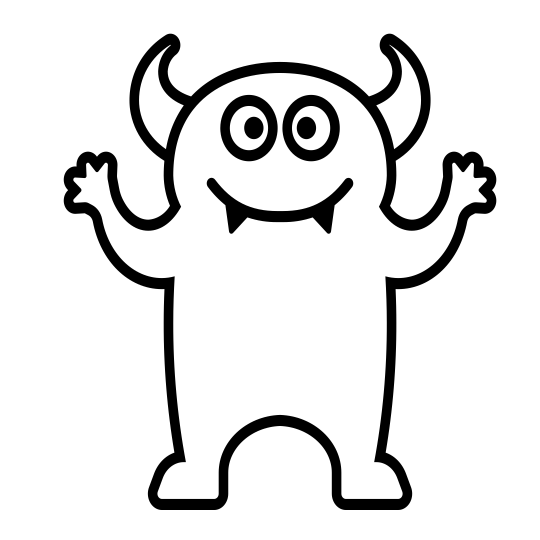
#> input picture Transm_E04.png, 1080 x 1080 px (shown at 1/2 size); the run also reads 1 picture not shown here
$ jupyter execute --allow-errors Actividad_1_IO.ipynb
#> lines starting #> are read from the running program, lines starting #| are printed output that depends on the picture; after the words box and inside, x2 and y2 are one past the last pixel; in counts of white or black regions, pixels touching at a corner belong together; long printed decimals are rounded
#Análisis Computacional y Experimental de Procesos Difractivos: Implementación, Validación y Estudio de Autoimágenes

Autores:

    Juan José Zapata Moreno (juazapatamo@unal.edu.co)

    Alejandro Anaya (aanayal@unal.edu.co)

    Esteban Celis Hincapié (ecelish@unal.edu.co)

Fecha: 27 de Septiembre de 2025

Curso: Instrumentos Ópticos

En este notebook, simulamos la propagación de un campo óptico en el espacio libre utilizando el método de difracción por espectro angular. Este método se basa en la idea de que cualquier campo complejo puede ser descompuesto en una suma de ondas planas (su espectro angular) a través de la Transformada de Fourier.

[cell 1]
#@title Librerias

import numpy as np
import matplotlib.pyplot as plt
import cv2

# Definición de Funciones Principales"

## Difracción Computacional por Espectro Angular

En este bloque implementaremos una función en Python (Colab) que simula la **propagación de un campo óptico en el espacio libre** usando el método del **Espectro Angular**.

El procedimiento sigue los pasos teóricos mostrados en la formulación:

1. Tomar o generar el campo inicial \( U[n,m,0] \).
2. Calcular su transformada de Fourier \( A[p,q,0] \).
3. Aplicar el factor de propagación para obtener \( A[p,q,z] \).
4. Regresar al dominio espacial mediante la transformada inversa (IFFT).
5. Reordenar el campo (shift) para visualizar correctamente el resultado.

De esta forma, podremos propagar cualquier distribución inicial de amplitud y fase a una distancia \( z \) determinada, considerando la longitud de onda y la discretización espacial.

[cell 2]
def fft_propagacion_espectro_angular(
    campo_inicial: np.ndarray,
    nx: int,
    ny: int,
    x_min: float,
    x_max: float,
    distancia_z: float,
    lambda_: float,
    y_min: float = None,
    y_max: float = None
    )-> np.ndarray:
    """
    Calcula la propagación de un campo óptico en el espacio libre usando
    el método del espectro angular basado en la FFT.

    Parameters
    ----------
    campo_inicial : np.ndarray
        Campo complejo 2D (amplitud y fase) en el plano inicial (z=0). Puede ser una imagen en escala de grises.

    nx, ny : int
        Número de puntos de muestreo en las direcciones x e y. Definen la resolución de la cuadrícula de simulación.

    x_min, x_max : float
        Límites físicos del eje x en el plano inicial (ej. en milímetros).

    distancia_z : float
        Distancia de propagación a lo largo del eje z.

    lambda_ : float
        Longitud de onda del campo óptico en las mismas unidades que los límites espaciales.

    y_min, y_max : float, opcional
        Límites físicos del eje y. Si no se especifican, se asume que son iguales a los de x (x_min, x_max).

    Returns
    -------
    np.ndarray
        Intensidad del campo propagado a la distancia z.

    Raises
    ------
    ValueError
        Si los parámetros de entrada no son físicamente válidos.
    """
    # Si no se especifica y_min y y_max, usaremos los mismos valores de x_min y x_max
    if y_min is None: y_min = x_min
    if y_max is None: y_max = x_max

    # Verificación de posibles errores
    if lambda_ <= 0:
        raise ValueError("lambda debe ser mayor que cero")

    #if distancia_z <= 0:
    #    raise ValueError("distancia_z debe ser mayor que cero")

    if nx <= 0 or ny <= 0:
        raise ValueError("nx y ny deben ser mayores que cero")

    if x_min >= x_max or y_min >= y_max:
        raise ValueError("x_min debe ser menor que x_max y y_min debe ser menor que y_max")

    # Verificar o transformar a escala de grises
    if len(campo_inicial.shape) == 3:
        campo_inicial = cv2.cvtColor(campo_inicial, cv2.COLOR_BGR2GRAY)
    elif len(campo_inicial.shape) == 2:
        pass
    else:
        raise ValueError("El campo inicial tiene una forma inesperada")

    campo_inicial = campo_inicial.astype(np.float64)

    # Redimensionar para que concuerde con la cantidad de muestras
    # Asegurar que la imagen de entrada coincida con nx y ny
    if campo_inicial.shape[::-1] != (nx, ny):
        campo_inicial = cv2.resize(campo_inicial, (nx, ny), interpolation=cv2.INTER_AREA)

    # Normalizar el campo inicial
    campo_inicial = campo_inicial / 255.0

    # Calcular los pasos espaciales
    dx = (x_max - x_min) / (nx - 1)
    dy = (y_max - y_min) / (ny - 1)

    # Calcular las frecuencias espaciales
    fx = np.fft.fftfreq(nx, d=dx)
    fy = np.fft.fftfreq(ny, d=dy)

    # Crear los términos de frecuencia al cuadrado para la función de transferencia
    # fx tiene longitud nx, fy tiene longitud ny.
    # Necesitamos una malla 2D donde cada elemento (i, j) sea fx[j]^2 + fy[i]^2
    # np.add.outer(fy**2, fx**2) crea una matriz de forma (ny, nx)
    FX2_plus_FY2 = np.add.outer(fy**2, fx**2)


    # Verificar la condición de muestreo adecuado (segunda imagen)
    # z <= M * (Δx)^2 / λ, donde M es el número de muestras y Δx es el tamaño del píxel
    M_efectivo = min(nx, ny)
    delta_x_max = max(dx, dy)  # Usamos el paso espacial más grande (más restrictivo)

    z_max_permitido = M_efectivo * (delta_x_max**2) / lambda_

    if distancia_z > z_max_permitido:
        print(f"La distancia z={distancia_z:.6f} excede el límite para evitar aliasing. "
                        f"Máximo permitido: z_max = {z_max_permitido:.6f}")

    print(f"Criterio de muestreo: z_max = {z_max_permitido:.6f}, z_actual = {distancia_z}")


    # FFT del campo inicial (ecuación A[p,q,0] = ...)
    # La FFT se realiza sobre la imagen de forma (ny, nx), resultando en un espectro de forma (ny, nx)
    A_pq_0 = np.fft.fft2(campo_inicial)

    # Función de transferencia del espectro angular
    # A[p,q,z] = A[p,q,0] * exp(i*z*k*sqrt(1-(λΔf)^2*(p^2+q^2)))
    k = 2 * np.pi / lambda_

    # Calcular el término bajo la raíz: 1 - λ^2 * (fx^2 + fy^2)
    # Usamos la matriz FX2_plus_FY2 que ya tiene la forma (ny, nx)
    termino_raiz = 1 - (lambda_**2) * FX2_plus_FY2


    # Filtrar ondas evanescentes (cuando el término bajo la raíz es negativo)
    mascara_propagantes = termino_raiz >= 0

    # Calcular la función de transferencia solo para ondas propagantes
    transferencia = np.zeros_like(termino_raiz, dtype=complex)
    # Aseguramos que la máscara tenga la misma forma que termino_raiz, lo cual debería ser (ny, nx)
    transferencia[mascara_propagantes] = np.exp(
        1j * distancia_z * k * np.sqrt(termino_raiz[mascara_propagantes])
    )


    # Aplicar la función de transferencia
    # A_pq_0 y transferencia ahora deberían tener la misma forma (ny, nx)
    A_pq_z = A_pq_0 * transferencia

    # IFFT para obtener el campo propagado (ecuación U[n,m,z] = ...)
    campo_propagado = np.fft.ifft2(A_pq_z)

    # Calcular la intensidad (|U|^2) y normalizar
    intensidad_propagada = np.abs(campo_propagado)**2

    # Normalizar al máximo
    if np.max(intensidad_propagada) > 0:
        intensidad_propagada = intensidad_propagada / np.max(intensidad_propagada)

    return intensidad_propagada

## Difracción Computacional por Transformada de Fresnel

A continuacion este bloque implementaremos una nuevafunción en Python (Colab) que simula la **propagación de un campo óptico en el espacio libre** con la diferencia de que ahora usaremos el metodo de la **Tranformada de Fresnel**.

El procedimiento sigue los pasos teóricos mostrados en la formulación:

1. Tomar o generar el campo inicial \( U[n,m,0] \).
2. Calcular su transformada de Fourier \( F0[p,q,0] \).
3. Aplicar la Función de transferencia para la propagación de Fresnel y obtener \( F[p,q,z] \).
4. Regresar al dominio espacial mediante la transformada inversa (IFFT).
5. Reordenar el campo (shift) para visualizar correctamente el resultado.

De esta forma, podremos propagar cualquier distribución inicial de amplitud y fase a una distancia z (con una condicion minima de valor de z) determinada, considerando la longitud de onda y la discretización espacial.

[cell 3]
#@title #Propagacion Transformada de Fresnel-FFT
# [124 lines left out: function fft_propagacion_transformada_fresnel, not called in this run]

#4. Simulación y Parámetros,
Aquí definimos todos los parámetros físicos y de la simulación. Puedes modificarlos para ver cómo cambian los resultados.

[cell 4]
# --- Librerías ---
import numpy as np
import matplotlib.pyplot as plt

# --- Parámetros de la Apertura ---
# Define la resolución y el tamaño físico de la imagen
N = 1024  # Resolución de la imagen (píxeles)
L = 5e-3  # Tamaño físico del campo [m]

# Define el radio de la apertura circular
radio_apertura = 0.5e-3  # Radio del círculo [m]

# --- Generación de Coordenadas ---
# Crea una malla de coordenadas para la imagen
dx = L / N
x = np.arange(-L/2, L/2, dx)
y = x
X, Y = np.meshgrid(x, y)

# --- Creación de la Apertura Circular ---
# 1. Se calcula la distancia de cada punto al centro (radio)
R = np.sqrt(X**2 + Y**2)

# 2. Se crea la apertura. Los puntos cuyo radio es menor que el
#    radio_apertura tendrán valor 1 (blanco), y el resto 0 (negro).
condicion = (R < radio_apertura)
apertura_circular = condicion.astype(float)

# --- Guardar la Apertura como Imagen PNG ---
# Se guarda la matriz directamente como una imagen en escala de grises.
# Este método no incluye ejes, títulos ni ningún otro elemento gráfico.
plt.imsave('Apertura_circular.png', apertura_circular, cmap='gray')
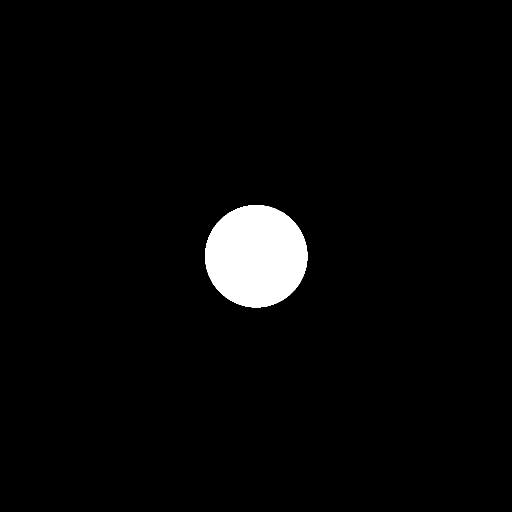
#> saved as Apertura_circular.png: shape (1024, 1024, 3) (shown at 1/2 size); 3.1% white; 1 white region, box (x1, y1, x2, y2) and area: (410, 410, 615, 615) 32937

# --- Visualización (Opcional) ---
# Esta parte es solo para que veas el resultado en pantalla.
# No afecta al archivo guardado.
plt.figure(figsize=(8, 8))
plt.imshow(apertura_circular, cmap='gray')
plt.axis('off') # Oculta los ejes en la visualización
plt.title('Visualización de la Apertura Generada')
plt.show()
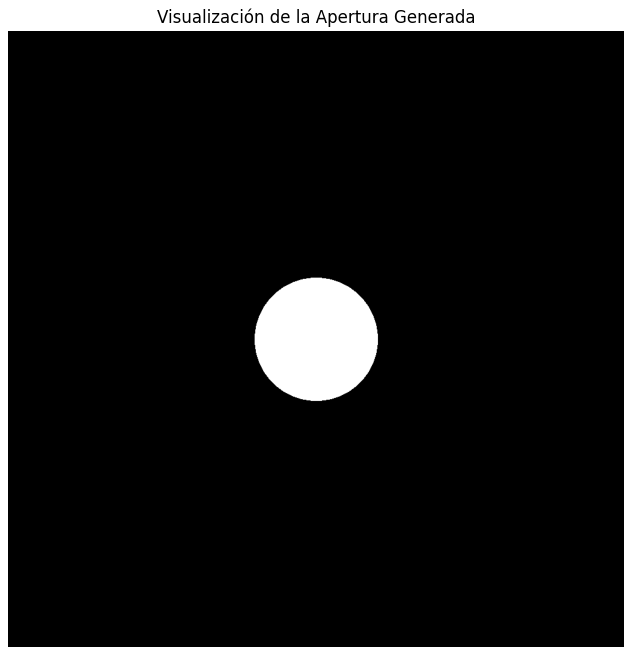
#> figure drawn by matplotlib, 1 panel

print("¡Imagen 'Apertura_circular.png' guardada exitosamente!")

[cell 5]
# --- Parámetros físicos ---
lambda_ = 633e-9        # Longitud de onda (633 nm, en metros)
z = 0.5    # Distancia de propagación (m)
dx = dy = 8e-6           # Paso de muestreo (m)

# --- Cargar imagen ---
img_path = "/content/Apertura_circular.png"
campo0 = cv2.imread(img_path, cv2.IMREAD_GRAYSCALE)
#> (the rest of this cell did not finish here and is left out)

[cell 6]
def crear_rejilla_ronchi(
    tamano_px=1024,
    tamano_fisico_mm=10.0,
    pares_lineas_por_mm=10
):
    """
    Genera una matriz 2D que representa una rejilla Ronchi.
    """
    periodo_mm = 1.0 / pares_lineas_por_mm
    px_por_mm = tamano_px / tamano_fisico_mm
    periodo_px = periodo_mm * px_por_mm

    # Generar un patrón de onda cuadrada 1D
    x = np.arange(tamano_px)
    patron_1d = ((x % periodo_px) < (periodo_px / 2)).astype(float)

    # Extender el patrón 1D a una imagen 2D
    rejilla = np.tile(patron_1d, (tamano_px, 1))
    return rejilla

[cell 7]
lambda_mm = 633 * 1e-6      # Longitud de onda en mm (633 nm)
tamano_fisico_mm = 10.0     # Ancho físico de la rejilla en mm
x_min, x_max = -tamano_fisico_mm / 2, tamano_fisico_mm / 2
pares_lineas_por_mm = 10.0  # Frecuencia espacial de la rejilla
nx, ny = 1024, 1024         # Resolución de la simulación

nombre_archivo = 'rejilla_ronchi.png'
rejilla_inicial = crear_rejilla_ronchi(
     tamano_px=nx,
     tamano_fisico_mm=tamano_fisico_mm,
     pares_lineas_por_mm=pares_lineas_por_mm
    )

plt.imsave(nombre_archivo, rejilla_inicial, cmap='gray')
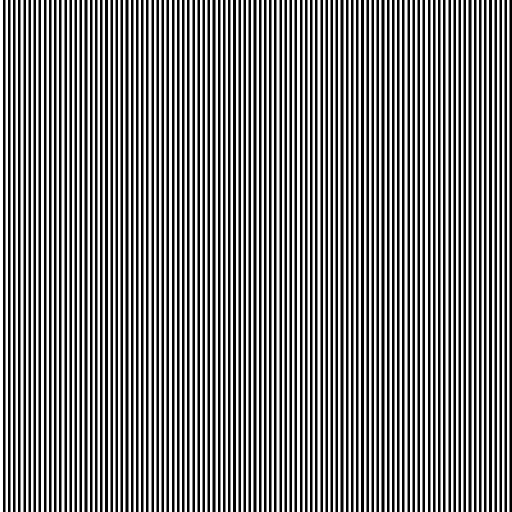
#> saved as rejilla_ronchi.png: shape (1024, 1024, 3) (shown at 1/2 size); 50.1% white; 100 black regions, largest, box (x1, y1, x2, y2) and area: (169, 0, 175, 1024) 6144, (210, 0, 216, 1024) 6144, (251, 0, 257, 1024) 6144

##Generación de Autoimagenes

[cell 8]
#@title Generación de la rendija Ronchi
import numpy as np
import matplotlib.pyplot as plt

def crear_rejilla_ronchi(
    tamano_px=1024,
    tamano_fisico_mm=10.0,
    pares_lineas_por_mm=0.001
):
    """
    Genera una matriz 2D que representa una rejilla Ronchi.
    """
    periodo_mm = 1.0 / pares_lineas_por_mm
    px_por_mm = tamano_px / tamano_fisico_mm
    periodo_px = periodo_mm * px_por_mm

    # Generar un patrón de onda cuadrada 1D
    x = np.arange(tamano_px)
    patron_1d = ((x % periodo_px) < (periodo_px / 2)).astype(float)

    # Extender el patrón 1D a una imagen 2D
    rejilla = np.tile(patron_1d, (tamano_px, 1))

    return rejilla

# --- Parámetros de la rejilla ---
PARES_DE_LINEAS_POR_MM = 10

# --- Generar la matriz de la rejilla ---
rejilla_matriz = crear_rejilla_ronchi(
    pares_lineas_por_mm=PARES_DE_LINEAS_POR_MM
)

# --- Guardar la matriz como imagen PNG en escala de grises ---
nombre_archivo = 'rejilla_ronchi.png'
plt.imsave(nombre_archivo, rejilla_matriz, cmap='gray')

print(f"Imagen '{nombre_archivo}' guardada correctamente.")

[cell 9]
#@title Prueba de la generación de autoimagenes en la distancia de Talbot
rejilla_inicial = cv2.imread('rejilla_ronchi.png', cv2.IMREAD_GRAYSCALE)

if rejilla_inicial is None:
    print("Error: No se pudo cargar la imagen. Asegúrate de que 'rejilla_ronchi.png' esté en la carpeta correcta.")
else:
    rejilla_inicial = rejilla_inicial / 255.0 # Normalizar a [0, 1]

    lambda_mm = 633 * 1e-6      # Longitud de onda en mm (633 nm)
    tamano_fisico_mm = 10.0     # Ancho físico de la rejilla en mm
    x_min, x_max = -tamano_fisico_mm / 2, tamano_fisico_mm / 2
    ny, nx = rejilla_inicial.shape

    periodo_rejilla_mm = 1.0 / 10.0  # Periodo para 10 lp/mm
    distancia_talbot = (2 * periodo_rejilla_mm**2) / lambda_mm
    distancia_z = distancia_talbot


    print(f"Propagando a una distancia z = {distancia_z:.2f} mm (Z_T/2)")

    campo_final = fft_propagacion_espectro_angular(
        campo_inicial=rejilla_inicial,
        nx=nx,
        ny=ny,
        x_min=x_min,
        x_max=x_max,
        distancia_z=distancia_z,
        lambda_=lambda_mm
    )
#| Criterio de muestreo: z_max = 154.577, z_actual = 31.596
#> in fft_propagacion_espectro_angular, `intensidad_propagada = np.abs(campo_propagado)**2`:
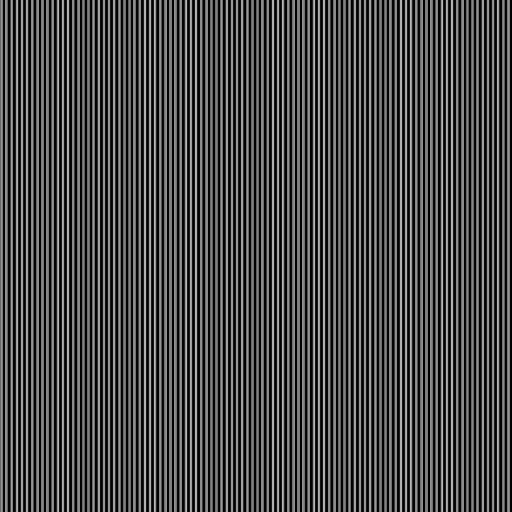
#> intensidad_propagada: shape (1024, 1024) float64 (shown at 1/2 size); min 6.75e-10, max 2.67e-05, mean 7.7e-06; drawn with min black and max white

    fig, (ax1, ax2) = plt.subplots(1, 2, figsize=(12, 6))

    ax1.imshow(rejilla_inicial, cmap='gray')
    ax1.set_title("Campo Inicial (z = 0 mm)")
    ax1.axis('off')

    ax2.imshow(campo_final, cmap='gray')
    ax2.set_title(f"Campo Propagado (z = {distancia_z:.2f} mm)")
    ax2.axis('off')

    plt.show()

##Transmitancia irregular

[cell 10]
# Nombre del archivo que contiene la transmitancia del objeto.
nombre_archivo_objeto = 'Transm_E04.png'
# Longitud de onda en milímetros (633 nm -> 633e-6 mm).
lambda_mm = 633e-6
# Dimensión física transversal del objeto en milímetros.
tamano_fisico_mm = 5.8

# Cargar la imagen en escala de grises.
campo_inicial = cv2.imread(nombre_archivo_objeto, cv2.IMREAD_GRAYSCALE)
#> campo_inicial is the input picture: shape (1080, 1080); min 0, max 255, mean 228.2

# Verificar si la imagen se cargó correctamente.
if campo_inicial is None:
    raise FileNotFoundError(f"Error: No se pudo cargar la imagen '{nombre_archivo_objeto}'.")

# Normalizar la imagen para que sus valores estén entre 0 y 1.
campo_inicial = campo_inicial / 255.0
#> (the rest of the program and of its run is left out)
